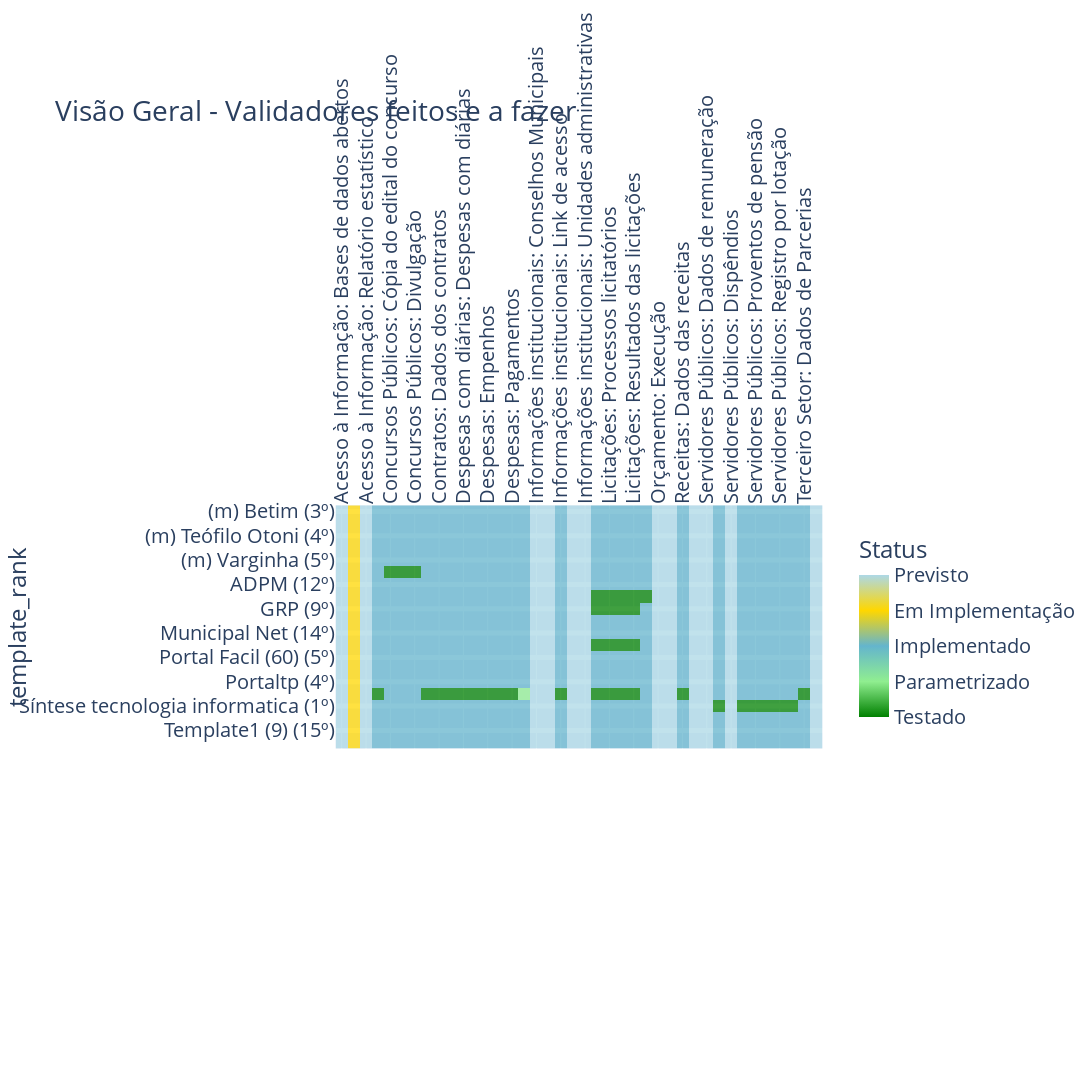

Notebook code for this chart:
### Code cell
import plotly.express as px
import matplotlib.pyplot as plt

def plot_status_epics_dev(df, title, y_column, x_column, hue, showlegend=True):    

    fig = px.imshow(
        df, height=1800, width=1700, title=title,
        color_continuous_scale=[(0, "green"), (0.25, 'lightgreen'), (0.5, "#64b5cd"), 
                                (0.75, '#FFD700'), (1, 'lightblue')]
    )     
        
    fig.update_traces(opacity=0.75)
    fig.update_xaxes(tickangle=-90, side="top")
    fig.update_yaxes(showgrid=True, gridwidth=5)
    
    fig.update_layout(
        coloraxis_colorbar=dict(
            title="Status", 
            tickvals=[1,2,3,4,5],
            ticktext=["Testado","Parametrizado","Implementado","Em Implementação",'Previsto'],
            lenmode="pixels", 
            len=200), 
        font=dict(size=20)
    )
    
    return fig

#-----------------------------------------------------------------------

figures.plot_status_epics_dev = plot_status_epics_dev

epics_dev_df = pd.read_csv("data/epics_dev.csv", index_col="template_rank")

fig = figures.plot_status_epics_dev(epics_dev_df, title='Visão Geral - Validadores feitos e a fazer',        
        y_column='template', x_column='title', hue="state", showlegend=True)


fig.write_image('./fig/status-dev.png')#, scale=1)
fig

### Figure 1 — Plotly figure (JSON) as saved in the notebook; plotly's stock layout.template omitted (floating-point values rounded to 4 significant figures; data arrays with more than 128 entries replaced by an {"elided": "..."} marker saying what was removed)
{"data": [{"coloraxis": "coloraxis", "hovertemplate": "x: %{x}<br>template_rank: %{y}<br>color: %{z}<extra></extra>", "name": "0", "opacity": 0.75, "type": "heatmap", "x": ["Acesso à Informação: Bases de dados abertos", "Acesso à Informação: Informações", "Acesso à Informação: Relatório estatístico", "Acesso à Informação: Requisitos Exigidos", "Concursos Públicos: Cópia do edital do concurso", "Concursos Públicos: Dados do Concurso", "Concursos Públicos: Divulgação", "Contratos: Conteúdo integral", "Contratos: Dados dos contratos", "Contratos: Gerar relatório", "Despesas com diárias: Despesas com diárias", "Despesas: Consulta", "Despesas: Empenhos", "Despesas: Gerar relatório", "Despesas: Pagamentos", "Despesas: Relatórios", "Informações institucionais: Conselhos Municipais", "Informações institucionais: Estrutura organizacional", "Informações institucionais: Link de acesso", "Informações institucionais: Registro das competências", "Informações institucionais: Unidades administrativas", "Licitações: Editais", "Licitações: Processos licitatórios", "Licitações: Registro dos procedimentos", "Licitações: Resultados das licitações", "Obras públicas: Dados para acompanhamento", "Orçamento: Execução", "Orçamento: Legislação", "Receitas: Dados das receitas", "Servidores Públicos: Auxilios", "Servidores Públicos: Dados de remuneração", "Servidores Públicos: Dados dos servidores", "Servidores Públicos: Dispêndios", "Servidores Públicos: Proventos de aposentadoria", "Servidores Públicos: Proventos de pensão", "Servidores Públicos: Registro da remuneração", "Servidores Públicos: Registro por lotação", "Servidores Públicos: Relatório mensal", "Terceiro Setor: Dados de Parcerias", "Terceiro Setor: Repasses"], "xaxis": "x", "y": ["(m) Betim (3º)", "(m) Juiz de Fora (2º)", "(m) Teófilo Otoni (4º)", "(m) Uberlândia (1º)", "(m) Varginha (5º)", "ABO (13º)", "ADPM (12º)", "Betha (10º)", "GRP (9º)", "Memory (2º)", "Municipal Net (14º)", "PT (7º)", "Portal Facil (60) (5º)", "Portal Fácil (46) (6º)", "Portaltp (4º)", "Siplanweb (3º)", "Síntese tecnologia informatica (1º)", "Template1 (22) (11º)", "Template1 (9) (15º)", "Template2 (8º)"], "yaxis": "y", "z": {"elided": "20x40 int values"}}], "layout": {"coloraxis": {"colorbar": {"len": 200, "lenmode": "pixels", "ticktext": ["Testado", "Parametrizado", "Implementado", "Em Implementação", "Previsto"], "tickvals": [1, 2, 3, 4, 5], "title": {"text": "Status"}}, "colorscale": [[0, "green"], [0.25, "lightgreen"], [0.5, "#64b5cd"], [0.75, "#FFD700"], [1, "lightblue"]]}, "font": {"size": 20}, "height": 1800, "title": {"text": "Visão Geral - Validadores feitos e a fazer"}, "width": 1700, "xaxis": {"anchor": "y", "autorange": true, "constrain": "domain", "domain": [1.11e-16, 1.0], "range": [-0.5, 39.5], "scaleanchor": "y", "side": "top", "tickangle": -90, "type": "category"}, "yaxis": {"anchor": "x", "autorange": true, "constrain": "domain", "domain": [0.342, 0.658], "gridwidth": 5, "range": [19.5, -0.5], "showgrid": true, "title": {"text": "template_rank"}, "type": "category"}}}
